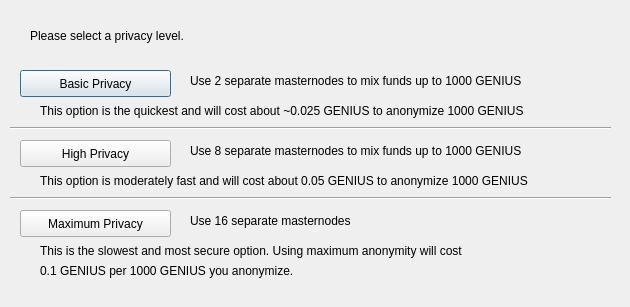
<?xml version="1.0" encoding="UTF-8"?>
<ui version="4.0">
 <class>DarksendConfig</class>
 <widget class="QDialog" name="DarksendConfig">
  <property name="geometry">
   <rect>
    <x>0</x>
    <y>0</y>
    <width>630</width>
    <height>307</height>
   </rect>
  </property>
  <property name="windowTitle">
   <string>Configure Darksend</string>
  </property>
  <widget class="QPushButton" name="buttonBasic">
   <property name="geometry">
    <rect>
     <x>20</x>
     <y>70</y>
     <width>151</width>
     <height>27</height>
    </rect>
   </property>
   <property name="text">
    <string>Basic Privacy</string>
   </property>
  </widget>
  <widget class="QPushButton" name="buttonHigh">
   <property name="geometry">
    <rect>
     <x>20</x>
     <y>140</y>
     <width>151</width>
     <height>27</height>
    </rect>
   </property>
   <property name="text">
    <string>High Privacy</string>
   </property>
  </widget>
  <widget class="QPushButton" name="buttonMax">
   <property name="geometry">
    <rect>
     <x>20</x>
     <y>210</y>
     <width>151</width>
     <height>27</height>
    </rect>
   </property>
   <property name="text">
    <string>Maximum Privacy</string>
   </property>
  </widget>
  <widget class="QLabel" name="label">
   <property name="geometry">
    <rect>
     <x>30</x>
     <y>20</y>
     <width>571</width>
     <height>31</height>
    </rect>
   </property>
   <property name="text">
    <string>Please select a privacy level.</string>
   </property>
  </widget>
  <widget class="QLabel" name="label_2">
   <property name="geometry">
    <rect>
     <x>190</x>
     <y>70</y>
     <width>421</width>
     <height>21</height>
    </rect>
   </property>
   <property name="text">
    <string>Use 2 separate masternodes to mix funds up to 1000 GENIUS</string>
   </property>
  </widget>
  <widget class="QLabel" name="label_3">
   <property name="geometry">
    <rect>
     <x>190</x>
     <y>140</y>
     <width>411</width>
     <height>21</height>
    </rect>
   </property>
   <property name="text">
    <string>Use 8 separate masternodes to mix funds up to 1000 GENIUS</string>
   </property>
  </widget>
  <widget class="QLabel" name="label_4">
   <property name="geometry">
    <rect>
     <x>190</x>
     <y>210</y>
     <width>421</width>
     <height>21</height>
    </rect>
   </property>
   <property name="text">
    <string>Use 16 separate masternodes</string>
   </property>
  </widget>
  <widget class="QLabel" name="label_6">
   <property name="geometry">
    <rect>
     <x>40</x>
     <y>100</y>
     <width>561</width>
     <height>21</height>
    </rect>
   </property>
   <property name="text">
    <string>This option is the quickest and will cost about ~0.025 GENIUS to anonymize 1000 GENIUS</string>
   </property>
  </widget>
  <widget class="QLabel" name="label_7">
   <property name="geometry">
    <rect>
     <x>40</x>
     <y>170</y>
     <width>561</width>
     <height>21</height>
    </rect>
   </property>
   <property name="text">
    <string>This option is moderately fast and will cost about 0.05 GENIUS to anonymize 1000 GENIUS</string>
   </property>
  </widget>
  <widget class="QLabel" name="label_8">
   <property name="geometry">
    <rect>
     <x>40</x>
     <y>240</y>
     <width>561</width>
     <height>21</height>
    </rect>
   </property>
   <property name="text">
    <string>This is the slowest and most secure option. Using maximum anonymity will cost</string>
   </property>
  </widget>
  <widget class="QLabel" name="label_9">
   <property name="geometry">
    <rect>
     <x>40</x>
     <y>260</y>
     <width>561</width>
     <height>21</height>
    </rect>
   </property>
   <property name="text">
    <string>0.1 GENIUS per 1000 GENIUS you anonymize.</string>
   </property>
  </widget>
  <widget class="Line" name="line">
   <property name="geometry">
    <rect>
     <x>10</x>
     <y>120</y>
     <width>601</width>
     <height>16</height>
    </rect>
   </property>
   <property name="orientation">
    <enum>Qt::Horizontal</enum>
   </property>
  </widget>
  <widget class="Line" name="line_2">
   <property name="geometry">
    <rect>
     <x>10</x>
     <y>190</y>
     <width>601</width>
     <height>16</height>
    </rect>
   </property>
   <property name="orientation">
    <enum>Qt::Horizontal</enum>
   </property>
  </widget>
 </widget>
 <resources/>
 <connections/>
</ui>
